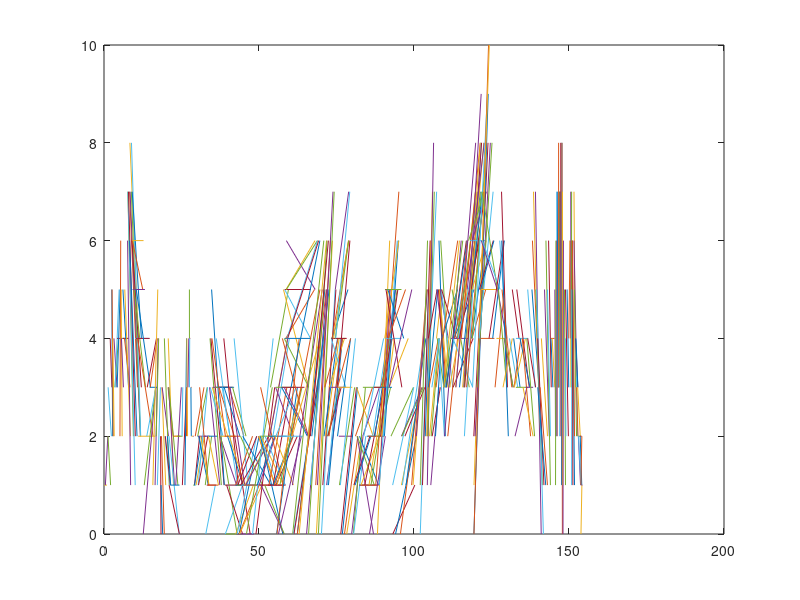
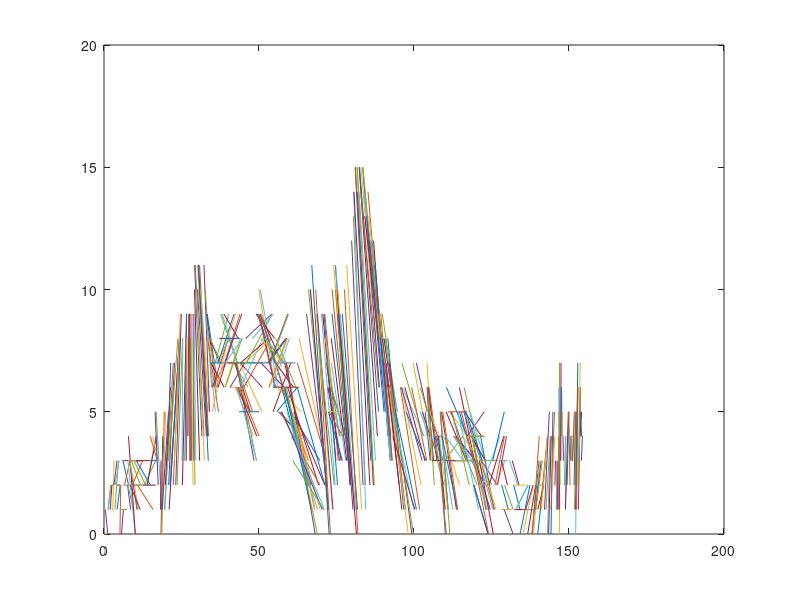

Here is the MATLAB script that generated these plots, in order:
clear; clc;

A0 = 0;
B0 = 0;
k1 = 10*10^-3;
k2 = 10*10^-2;
k3 = 1.2;
k4 = 1;

Nrun = 2; % num simulation
nstep = 500; % num step
A_gillespie = zeros(Nrun,nstep);
B_gillespie = zeros(Nrun,nstep);
A_gillespie(:,1) = A0;
B_gillespie(:,1) = B0;
t_gillespie = zeros(Nrun,nstep);

for i = 1:Nrun
    t = 0;
    for j=2:nstep
        r1 = rand(1); % random number for time step
        r2 = rand(1);
        alpha1 = A_gillespie(i,j)*A_gillespie(i,j-1)*k1;
        alpha2 = A_gillespie(i,j)*B_gillespie(i,j)*k2;
        alpha3 = k3;
        alpha4 = k4;
        alpha0 = alpha1+alpha2+alpha3+alpha4;
        tau = (1 / alpha0) * log(1 / r1); % calculate tau
        if 0 <= r2 && r2 < alpha1/alpha0 && A_gillespie(i,j)>1
            A_gillespie(i,j+1) = A_gillespie(i,j)-2;
            B_gillespie(i,j+1) = B_gillespie(i,j);
        elseif alpha1/alpha0 <= r2 && r2 < (alpha1+alpha2)/alpha0 && A_gillespie(i,j)>0 && B_gillespie(i,j) > 0
            A_gillespie(i,j+1) = A_gillespie(i,j)-1;
            B_gillespie(i,j+1) = B_gillespie(i,j)-1;
        elseif (alpha1+alpha2)/alpha0 <= r2 && r2 < (alpha1+alpha2+alpha3)/alpha0
            A_gillespie(i,j+1) = A_gillespie(i,j)+1;
            B_gillespie(i,j+1) = B_gillespie(i,j);
        elseif (alpha1+alpha2+alpha3)/alpha0 <= r2 && r2 < 1
            A_gillespie(i,j+1) = A_gillespie(i,j);
            B_gillespie(i,j+1) = B_gillespie(i,j)+1;
        else
            A_gillespie(i,j+1) = A_gillespie(i,j);
            B_gillespie(i,j+1) = B_gillespie(i,j);
        end
        t = t + tau;
        t_gillespie(i,j+1) = t;
    end
end

figure(1);
plot(t_gillespie, A_gillespie);
figure(2)
plot(t_gillespie, B_gillespie);